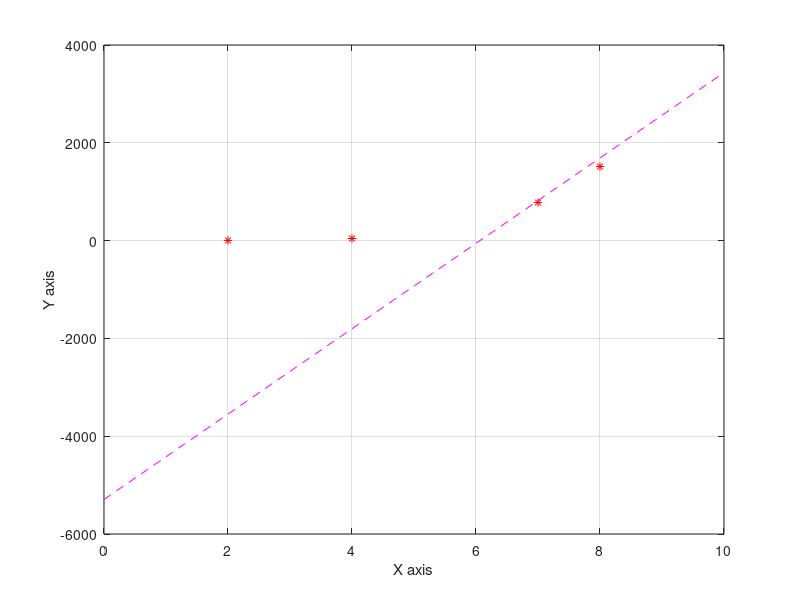

MATLAB code for this plot:
X = [8 , 7, 4 , 2 ];
Y = [1515 , 778 , 43 , 3 ];
n = 4;
x = 0:0.1:10;
[x_six,x_len] = size(x);
for i = 1:n-1
    d(i,1) = (Y(i+1) - Y(i))/(X(i+1) - X(i));
end
for j = 2:n-1
   for i = 1:n-j
        d(i,j) = (d(i+1,j-1) - d(i,j-1))/(X(i+j) - X(i));
   end    
end

for i = 1: x_len
    y = Y(1);
    prod = 1;
    for j = 1:n-1
        prod = x - X(j);
        y = y + prod.*d(1,j);
    end 
    plot(x,y,'--m',X,Y,'*r'),grid
    xlabel('X axis');
    ylabel('Y axis');
    %xticks(1:1:10);
    %yticks(-4000:500:2000);
end    
    